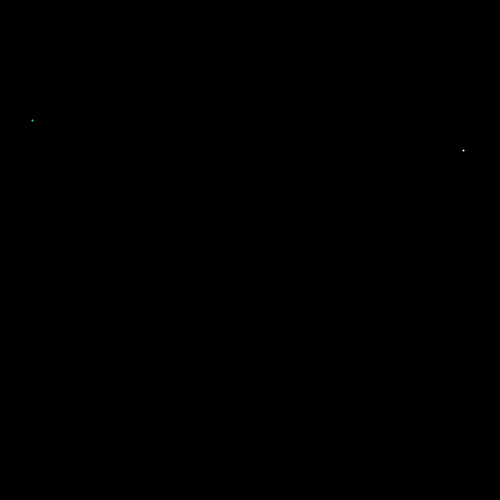
Frame 1 (no input)
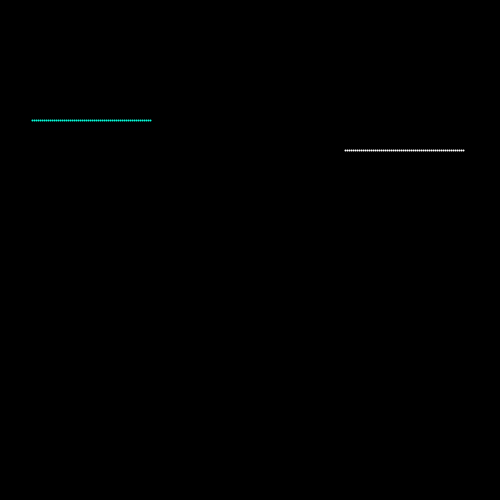
Frame 60 (the mouse pressed at the canvas centre just before this capture)
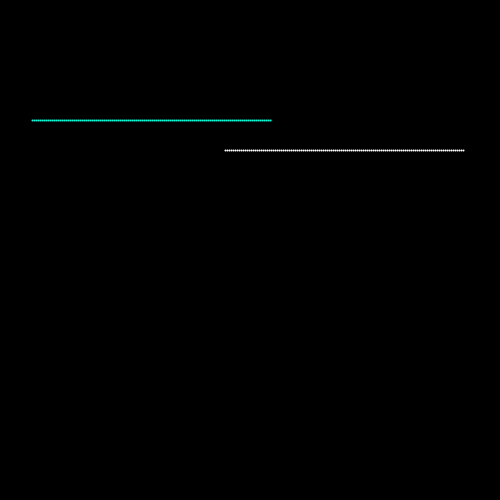
Frame 120 (the mouse held since frame 60 and released just before this capture)

The Processing sketch that drew these frames (run headless with seeded random() and noise(); from frame 60 on, the mouse is pressed at the canvas centre):

// Processing sketch: processing_77835
// ── processing_77835.pde

/* @pjs globalKeyEvents="true"; */
int x = 32;
int y = 120;
int dir = RIGHT;
int cx = 463;
int cy = 150; 
int cdir = LEFT;
boolean gameOver = false;
void setup()
{
  size(500,500);
  background(0);
  stroke(5,252,217);
  frameRate(45);
}
void draw()
{
   if(gameOver == true)
  {  
    //textSize(60);
    //text("GAME OVER",75,100);
    //fill(225,0,0);
    //ellipse(150,150,150,150);
  }
  if(gameOver == false)
  {
    human();
    comp();
 
  }
}
void keyPressed()
{
  if(key == 'w')
  {
     dir = UP; 
  }
  if(key == 's')
  {
    dir = DOWN;
  }
  if(key == 'a')
  {
    dir = LEFT;
  }
  if(key == 'd')
  {
    dir = RIGHT;
  }
  if(key == 'r')
  {
    x = 32;
    y = 120;
    dir = RIGHT;
    cx = 463;
    int cy = 150; 
    int cdir = LEFT;
    boolean gameOver = false;
    background(0);
  }
}
void human()
{
  if(get(x,y) != color(0))
    {
      gameOver = true;
      textSize(60);
      text("GAME OVER",75,100);
      text("HUMAN LOSS",60,300);
    }
    stroke(5,252,217);
    strokeWeight(2);
    point(x,y);
    if(dir == RIGHT)
    {
      x=x+2;
    }
    if(dir == LEFT)
    {
      x=x-2;
    }
    if(dir == DOWN)
    {
      y=y+2;
    }
    if(dir == UP)
    {
      y=y-2;
    }
}
void comp()
{
  if(get(cx,cy) != color(0))
    {
     gameOver = true;
     textSize(60);
     text("GAME OVER",75,100);
     text("COMPUTER LOSS",10,300);
    }
    
    stroke(255);
    strokeWeight(2);
    point(cx,cy);
    println(cx + ", " + cy);
    if(cdir == RIGHT)
    {
      cx=cx+2;
      if(get(cx+2,cy) != color(0) && get(cx,cy-2) != color(0))
      {
        cdir = DOWN;
      }
      else if(get(cx+2,cy) != color(0) && get(cx,cy+2) != color(0))
      {
        cdir = UP;
      }
      else if(get(cx+2,cy) != color(0))
      {
        if(random(0,1)>.5)
        {
          cdir = UP;
        }
        else
        {
          cdir = DOWN;
        }
        
      }
    }
   else if(cdir == LEFT)
    {
      cx=cx-2;
      if(get(cx-2,cy) != color(0) && get(cx,cy+2) != color (0))
      {
        cdir = UP;
      }
      else if(get(cx-2,cy) != color(0) && get(cx,cy-2) != color (0))
      {
        cdir = DOWN;
      }
      else if(get(cx-2,cy) != color(0))
      {
        if(random(0,1)>.5)
        {
          cdir = UP;
        }
        else
        {
          cdir = DOWN;
        }
      }
    
    }
    else if(cdir == DOWN)
    {
      cy=cy+2;
      if(get(cx,cy+2) != color(0) && get(cx-2,cy) != color(0))
      {
        cdir = RIGHT;
      }
      else if(get(cx,cy+2) != color(0) && get(cx+2,cy) != color(0))
      {
        cdir = LEFT;
      }
      else if(get(cx,cy+2) != color(0))
      {
        if(random(0,1)>.5)
        {
          cdir = LEFT;
        }
        else
        {
          cdir = RIGHT;
        }
      }
    }
    else if(cdir == UP)
    {
      cy=cy-2;
      if(get(cx,cy-2) != color(0) && get(cx-2,cy) != color(0))
      {
        cdir = RIGHT;
      }
      else if(get(cx,cy-2) != color(0) && get(cx+2,cy) != color(0))
      {
        cdir = LEFT;
      }
      else if(get(cx,cy-2) != color(0))
      {
        if(random(0,1)>.5)
        {
          cdir = LEFT;
        }
        else
        {
          cdir = RIGHT;
        }
      }
    }  
}
